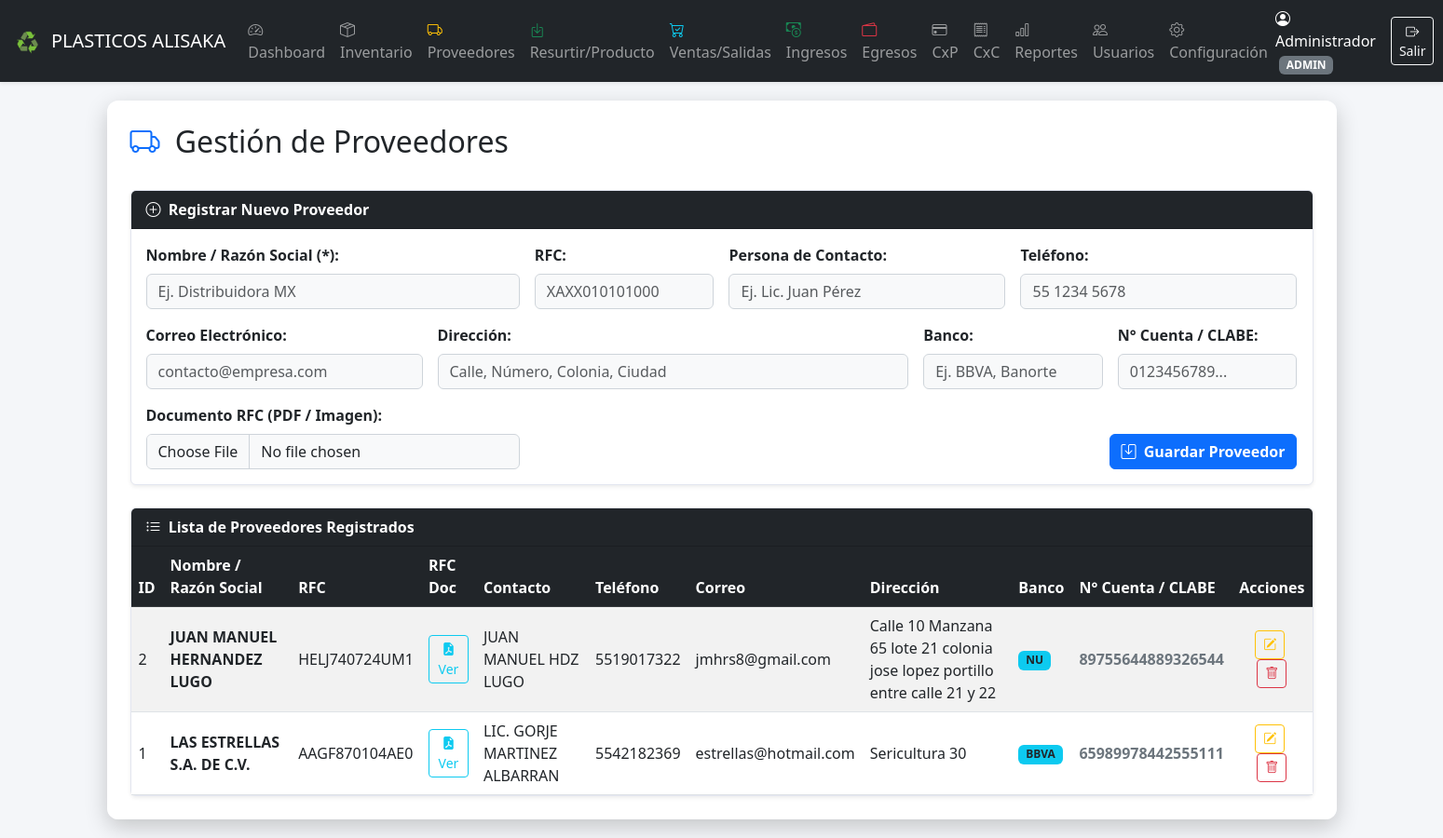
/proveedores.php (signed in), run on the app's committed database.
### tables this page shows
CREATE TABLE `configuracion` (
  `id` int NOT NULL AUTO_INCREMENT,
  `nombre_empresa` varchar(150) NOT NULL,
  `logo_url` varchar(255) DEFAULT 'assets/img/default-logo.png',
  `email_notificaciones` varchar(150) NOT NULL,
  `smtp_host` varchar(150) DEFAULT NULL,
  `smtp_port` int DEFAULT NULL,
  `smtp_user` varchar(150) DEFAULT NULL,
  `smtp_pass` varchar(150) DEFAULT NULL,
  `bg_url` varchar(255) DEFAULT '',
  PRIMARY KEY (`id`)
);

CREATE TABLE `proveedores` (
  `id` int NOT NULL AUTO_INCREMENT,
  `nombre` varchar(150) NOT NULL,
  `rfc` varchar(20) DEFAULT NULL,
  `contacto` varchar(100) DEFAULT NULL,
  `telefono` varchar(30) DEFAULT NULL,
  `email` varchar(100) DEFAULT NULL,
  `direccion` text,
  `banco` varchar(100) DEFAULT NULL,
  `numero_cuenta` varchar(50) DEFAULT NULL,
  `rfc_archivo` varchar(255) DEFAULT NULL,
  `creado_en` datetime DEFAULT CURRENT_TIMESTAMP,
  PRIMARY KEY (`id`)
);

### config/config.php (called while the page is built, shortened)
<?php
require_once __DIR__ . '/db.php';
$stmt = $pdo->query("SELECT * FROM configuracion LIMIT 1");
$empresa = $stmt->fetch();
?>

### proveedores.php (the view, shortened to what this page needs)
<?php
require_once 'includes/header.php';
$directorioUpload = 'uploads/rfc/';
try {
    $proveedores = $pdo->query("SELECT * FROM proveedores ORDER BY nombre ASC")->fetchAll(PDO::FETCH_ASSOC);
} catch (\PDOException $e) {
    $proveedores = [];
    $mensajeError = "Error al consultar la tabla proveedores: " . $e->getMessage();
}
?>
<div class="d-flex justify-content-between align-items-center mb-4">
    <h2><i class="bi bi-truck text-primary me-2"></i> Gestión de Proveedores</h2>
</div>
<div class="card shadow-sm mb-4">
    <div class="card-header bg-dark text-white fw-bold">
        <i class="bi bi-plus-circle me-1"></i> Registrar Nuevo Proveedor
    </div>
    <div class="card-body">
        <form method="POST" action="proveedores.php" enctype="multipart/form-data">
            <div class="row g-3">
                <div class="col-md-4">
                    <label class="form-label fw-bold">Nombre / Razón Social (*):</label>
                    <input type="text" name="nombre" class="form-control" required placeholder="Ej. Distribuidora MX">
                </div>
                <div class="col-md-2">
                    <label class="form-label fw-bold">RFC:</label>
                    <input type="text" name="rfc" class="form-control" placeholder="XAXX010101000">
                </div>
                <div class="col-md-3">
                    <label class="form-label fw-bold">Persona de Contacto:</label>
                    <input type="text" name="contacto" class="form-control" placeholder="Ej. Lic. Juan Pérez">
                </div>
                <div class="col-md-3">
                    <label class="form-label fw-bold">Teléfono:</label>
                    <input type="text" name="telefono" class="form-control" placeholder="55 1234 5678">
                </div>
                <div class="col-md-3">
                    <label class="form-label fw-bold">Correo Electrónico:</label>
                    <input type="email" name="email" class="form-control" placeholder="contacto@empresa.com">
                </div>
                <div class="col-md-5">
                    <label class="form-label fw-bold">Dirección:</label>
                    <input type="text" name="direccion" class="form-control" placeholder="Calle, Número, Colonia, Ciudad">
                </div>
                <div class="col-md-2">
                    <label class="form-label fw-bold">Banco:</label>
                    <input type="text" name="banco" class="form-control" placeholder="Ej. BBVA, Banorte">
                </div>
                <div class="col-md-2">
                    <label class="form-label fw-bold">N° Cuenta / CLABE:</label>
                    <input type="text" name="numero_cuenta" class="form-control" placeholder="0123456789...">
                </div>
                <div class="col-md-4">
                    <label class="form-label fw-bold">Documento RFC (PDF / Imagen):</label>
                    <input type="file" name="rfc_archivo" class="form-control" accept=".pdf,.jpg,.jpeg,.png">
                </div>
                <div class="col-md-8 text-end align-self-end">
                    <button type="submit" class="btn btn-primary fw-bold">
                        <i class="bi bi-save me-1"></i> Guardar Proveedor
                    </button>
                </div>
            </div>
        </form>
    </div>
</div>
<div class="card shadow-sm">
    <div class="card-header bg-dark text-white fw-bold">
        <i class="bi bi-list-ul me-1"></i> Lista de Proveedores Registrados
    </div>
    <div class="card-body p-0">
        <div class="table-responsive">
            <table class="table table-striped table-hover align-middle mb-0">
                <thead class="table-dark">
                    <tr>
                        <th>ID</th>
                        <th>Nombre / Razón Social</th>
                        <th>RFC</th>
                        <th>RFC Doc</th>
                        <th>Contacto</th>
                        <th>Teléfono</th>
                        <th>Correo</th>
                        <th>Dirección</th>
                        <th>Banco</th>
                        <th>N° Cuenta / CLABE</th>
                        <th class="text-center">Acciones</th>
                    </tr>
                </thead>
                <tbody>
                    <?php if (empty($proveedores)): ?>
                        <tr><td colspan="11" class="text-center py-3 text-muted">No hay proveedores registrados aún.</td></tr>
                    <?php else: ?>
                        <?php foreach ($proveedores as $prov): ?>
                            <tr>
                                <td><?= $prov['id'] ?></td>
                                <td class="fw-bold"><?= htmlspecialchars($prov['nombre']) ?></td>
                                <td><?= htmlspecialchars($prov['rfc'] ?? 'N/A') ?></td>
                                <td class="text-center">
                                    <?php if (!empty($prov['rfc_archivo'])): ?>
                                        <a href="<?= $directorioUpload . htmlspecialchars($prov['rfc_archivo']) ?>" target="_blank" class="btn btn-sm btn-outline-info" title="Ver RFC">
                                            <i class="bi bi-file-earmark-pdf-fill"></i> Ver
                                        </a>
                                    <?php else: ?>
                                        <span class="text-muted small">Sin archivo</span>
                                    <?php endif; ?>
                                </td>
                                <td><?= htmlspecialchars($prov['contacto'] ?? 'N/A') ?></td>
                                <td><?= htmlspecialchars($prov['telefono'] ?? 'N/A') ?></td>
                                <td><?= htmlspecialchars($prov['email'] ?? 'N/A') ?></td>
                                <td><?= htmlspecialchars($prov['direccion'] ?? 'N/A') ?></td>
                                <td><span class="badge bg-info text-dark"><?= htmlspecialchars($prov['banco'] ?? 'N/A') ?></span></td>
                                <td class="fw-bold text-secondary"><?= htmlspecialchars($prov['numero_cuenta'] ?? 'N/A') ?></td>
                                <td class="text-center">
                                    <button class="btn btn-sm btn-outline-warning me-1" title="Editar Proveedor" data-bs-toggle="modal" data-bs-target="#modalEditarProv<?= $prov['id'] ?>">
                                        <i class="bi bi-pencil-square"></i>
                                    </button>
                                    <button class="btn btn-sm btn-outline-danger" title="Eliminar Proveedor" data-bs-toggle="modal" data-bs-target="#modalEliminarProv<?= $prov['id'] ?>">
                                        <i class="bi bi-trash"></i>
                                    </button>
                                </td>
                            </tr>
                        <?php endforeach; ?>
                    <?php endif; ?>
                </tbody>
            </table>
        </div>
    </div>
</div>
<?php require_once 'includes/footer.php'; ?>

### includes/header.php (shortened to what this page needs)
<?php
$userRol = $_SESSION['user_rol'] ?? 'usuario';
require_once __DIR__ . '/../config/config.php';
?>
<!DOCTYPE html>
<html lang="es">
<head>
    <link href="https://cdn.jsdelivr.net/npm/bootstrap@5.3.0/dist/css/bootstrap.min.css" rel="stylesheet">
    <link href="https://cdn.jsdelivr.net/npm/bootstrap-icons@1.10.0/font/bootstrap-icons.css" rel="stylesheet">
</head>
<body>
<nav class="navbar navbar-expand-lg navbar-dark bg-dark shadow-sm">
  <div class="container-fluid">
    <a class="navbar-brand d-flex align-items-center" href="<?= $userRol === 'cajero' ? 'salidas.php' : ($userRol === 'almacen' ? 'inventario.php' : 'index.php') ?>">
      <?php if (!empty($empresa['logo_url']) && file_exists(__DIR__ . '/../' . $empresa['logo_url'])): ?>
        <img src="<?= htmlspecialchars($empresa['logo_url']) ?>" alt="Logo" style="max-height: 35px;" class="me-2">
      <?php endif; ?>
      <?= htmlspecialchars($empresa['nombre_empresa'] ?? 'ERP System') ?>
    </a>
    <div class="collapse navbar-collapse" id="navbarNav">
      <ul class="navbar-nav me-auto mb-2 mb-lg-0">
        <?php if ($userRol === 'admin'): ?>
            <li class="nav-item"><a class="nav-link" href="index.php"><i class="bi bi-speedometer2"></i> Dashboard</a></li>
        <?php endif; ?>
        <?php if ($userRol === 'admin' || $userRol === 'almacen'): ?>
            <li class="nav-item"><a class="nav-link" href="inventario.php"><i class="bi bi-box-seam"></i> Inventario</a></li>
            <li class="nav-item"><a class="nav-link" href="proveedores.php"><i class="bi bi-truck text-warning"></i> Proveedores</a></li>
            <li class="nav-item"><a class="nav-link" href="entradas.php"><i class="bi bi-box-arrow-in-down text-success"></i> Resurtir/Producto</a></li>
        <?php endif; ?>
        <?php if ($userRol === 'admin' || $userRol === 'cajero'): ?>
            <li class="nav-item"><a class="nav-link" href="salidas.php"><i class="bi bi-cart-check text-info"></i> Ventas/Salidas</a></li>
        <?php endif; ?>
        <?php if ($userRol === 'admin'): ?>
            <li class="nav-item"><a class="nav-link" href="ingresos.php"><i class="bi bi-cash-coin text-success"></i> Ingresos</a></li>
            <li class="nav-item"><a class="nav-link" href="egresos.php"><i class="bi bi-wallet2 text-danger"></i> Egresos</a></li>
            <li class="nav-item"><a class="nav-link" href="cuentas_pagar.php"><i class="bi bi-credit-card"></i> CxP</a></li>
            <li class="nav-item"><a class="nav-link" href="cuentas_cobrar.php"><i class="bi bi-receipt"></i> CxC</a></li>
            <li class="nav-item"><a class="nav-link" href="reportes.php"><i class="bi bi-bar-chart"></i> Reportes</a></li>
            <li class="nav-item"><a class="nav-link" href="usuarios.php"><i class="bi bi-people"></i> Usuarios</a></li>
            <li class="nav-item"><a class="nav-link" href="configuracion.php"><i class="bi bi-gear"></i> Configuración</a></li>
        <?php endif; ?>
      </ul>
      <div class="d-flex align-items-center text-white">
        <span class="me-3">
            <i class="bi bi-person-circle"></i>
            <?= htmlspecialchars($_SESSION['user_nombre'] ?? 'Usuario') ?>
            <small class="badge bg-secondary ms-1"><?= strtoupper($userRol) ?></small>
        </span>
        <a href="logout.php" class="btn btn-outline-light btn-sm"><i class="bi bi-box-arrow-right"></i> Salir</a>
      </div>
    </div>
  </div>
</nav>
<div class="container main-content">

### data on the page
configuracion: logo_url (picture), nombre_empresa "PLASTICOS ALISAKA"
proveedores: id "2", nombre "JUAN MANUEL HERNANDEZ LUGO", rfc "HELJ740724UM1", contacto "JUAN MANUEL HDZ LUGO", telefono "5519017322", email "jmhrs8@gmail.com", direccion "Calle 10 Manzana 65 lote 21 colonia jose lopez portillo entre calle 21 y 22", banco "NU", numero_cuenta "89755644889326544"
proveedores: id "1", nombre "LAS ESTRELLAS S.A. DE C.V.", rfc "AAGF870104AE0", contacto "LIC. GORJE MARTINEZ ALBARRAN", telefono "5542182369", email "estrellas@hotmail.com", direccion "Sericultura 30", banco "BBVA", numero_cuenta "65989978442555111"

### other printed values
$_SESSION['user_nombre'] "Administrador"
$userRol "ADMIN"
